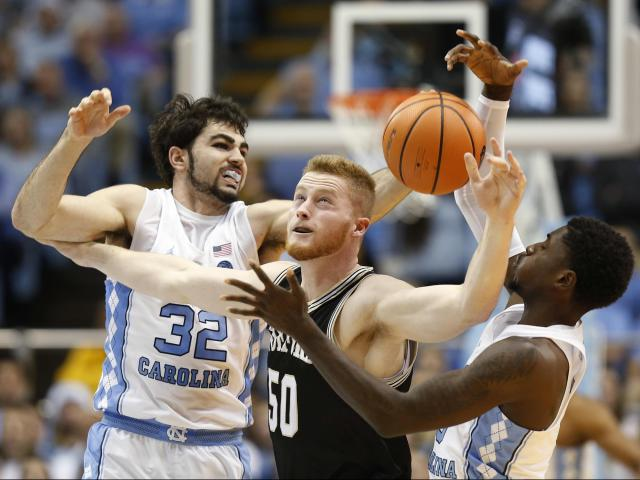
#> input picture solutions/ex5/images/basketball1.jpg, 640 x 480 px
$ python basketball_segmentation.py   (Python 2 division)
#> lines starting #> are read from the running program, lines starting #| are printed output that depends on the picture; after the words box and inside, x2 and y2 are one past the last pixel; in counts of white or black regions, pixels touching at a corner belong together
'''
Basketball segmentation
Based on the following two articles:
https://docs.opencv.org/3.1.0/da/d53/tutorial_py_houghcircles.html
https://www.pyimagesearch.com/2014/07/21/detecting-circles-images-using-opencv-hough-circles
'''
import cv2
import numpy as np

image_names = ['basketball1.jpg', 'basketball2.jpg', 'basketball3.jpg', 'basketball4.jpg', 'basketball5.jpg']


def show_image(image):
    '''
    Shows an image and waits for a keystroke
    :param image: numpy.ndarray
    '''
    cv2.imshow('image', image)
    print 'Hit Esc to continue'
    cv2.waitKey()
    cv2.destroyWindow('image')

def draw_circle_on_image(image, x, y, r):
    '''
    Draws a circle on a given image
    :param image: numpy.ndarray
    :param x: x coordinate of the circle (int)
    :param y: y coordinate of the circle (int)
    :param r: circle radius (int)
    '''
    cv2.circle(image, (x, y), r, (0, 255, 0), 4)

def create_circle_interior_mask(x, y, r, size):
    '''
    Creates a binary mask of a circle interior
    :param x: x coordinate of the circle (int)
    :param y: y coordinate of the circle (int)
    :param r: circle radius (int)
    :param size: mask size (tuple)
    :return: numpy.ndarray
    '''
    circle_mask = np.zeros(size)
    cv2.circle(circle_mask, (x, y), r, 255, -1)
    return circle_mask

def create_hsv_mask(image, lower_hue, lower_sat, lowe_val, upper_hue, upper_sat, upper_val):
    '''
    Creates an HSV mask of values in the color range
    Converts hue, saturation and value from http://colorizer.org/'s format to OpenCV
    :param image: np.ndarray
    :param lower_hue: int
    :param lower_sat: int
    :param lowe_val: int
    :param upper_hue: int
    :param upper_sat: int
    :param upper_val: int
    :return: numpy.ndarray
    '''
    hsv = cv2.cvtColor(image, cv2.COLOR_BGR2HSV)
    lower_color = np.array([lower_hue / 2, lower_sat * 255 / 100, lowe_val * 255 / 100])
    upper_color = np.array([upper_hue / 2, upper_sat * 255 / 100, upper_val * 255 / 100])
    hsv_mask = cv2.inRange(hsv, lower_color, upper_color)
    return hsv_mask

if __name__ == '__main__':

    for image_name in image_names:
        image = cv2.imread('images/' + image_name)
#> image is the input picture: shape (480, 640, 3); mean B, G, R 103.5, 111.5, 121.7

        hsv_mask = create_hsv_mask(image, 20, 60, 60, 40, 100, 100)
#> in create_hsv_mask, `hsv = cv2.cvtColor(image, cv2.COLOR_BGR2HSV)`: hsv: shape (480, 640, 3); mean H, S, V 48.2, 71.5, 128.5
#> in create_hsv_mask, `hsv_mask = cv2.inRange(hsv, lower_color, upper_color)`:
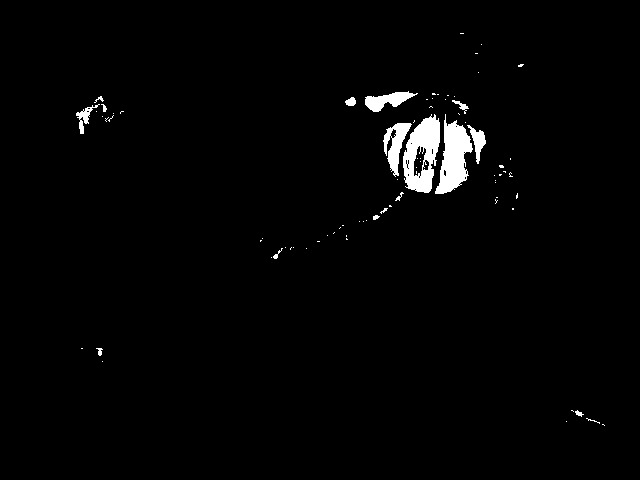
#> hsv_mask: shape (480, 640); 1.9% white; 80 white regions (65 under 20 px), largest, box (x1, y1, x2, y2) and area: (403, 114, 440, 193) 1789, (435, 114, 473, 194) 1629, (383, 123, 412, 177) 689
        # show_image(hsv_mask)

        gray = cv2.cvtColor(image, cv2.COLOR_BGR2GRAY)
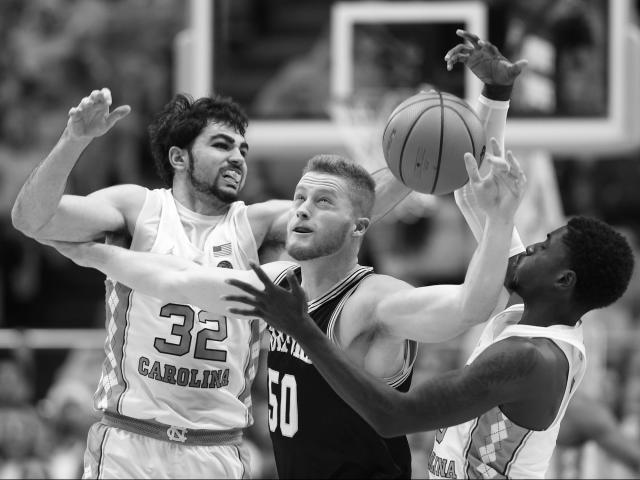
#> gray: shape (480, 640); min 0, max 255, mean 113.6
        circles = cv2.HoughCircles(gray, cv2.HOUGH_GRADIENT, 1.2, 200)
#> circles = [[387, 235.8, 150], [177, 222.6, 119.2], [531, 411, 77.4]]
        basketball_x = None
        basketball_y = None
        basketball_r = None
        max_correspondence = -np.inf
        if circles is not None:
            circles = np.round(circles[0, :]).astype('int')
#> circles = [[387, 236, 150], [177, 223, 119], [531, 411, 77]]
            for (x, y, r) in circles:
                circle_mask = create_circle_interior_mask(x, y, r, (np.size(image, 0), np.size(image, 1)))
                hsv_and_circle_mask = hsv_mask * circle_mask
                correspondence = float(np.count_nonzero(hsv_and_circle_mask)) / np.count_nonzero(circle_mask)
                if max_correspondence < correspondence:
                    max_correspondence = correspondence
                    basketball_x = x
                    basketball_y = y
                    basketball_r = r
#> this loop made 3 passes
#> (x, y, r, correspondence, max_correspondence, basketball_x, basketball_y, basketball_r) on pass 1: (387, 236, 150, 0.0744, 0.0744, 387, 236, 150)
#> (x, y, r, correspondence) on passes 2 to 3: (177, 223, 119, 0.000922), (531, 411, 77, 0.00308)
#> pass 1, `circle_mask = create_circle_interior_mask(x, y, r, (np.size(image, 0),..`:
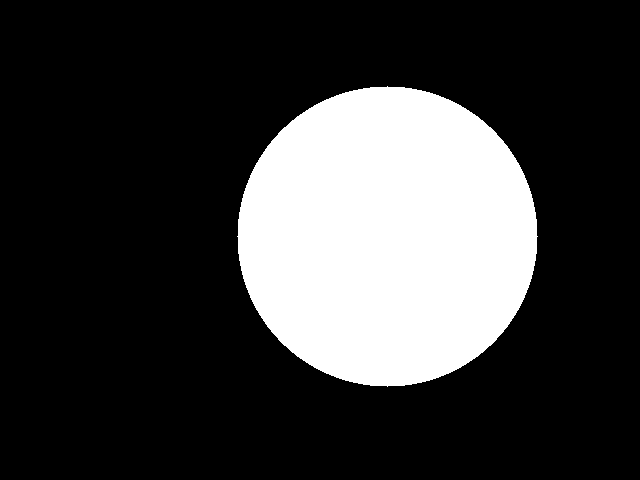
#> circle_mask: shape (480, 640) float64; 23% white; 1 white region, box (x1, y1, x2, y2) and area: (237, 86, 538, 387) 70681
#> pass 1, `hsv_and_circle_mask = hsv_mask * circle_mask`:
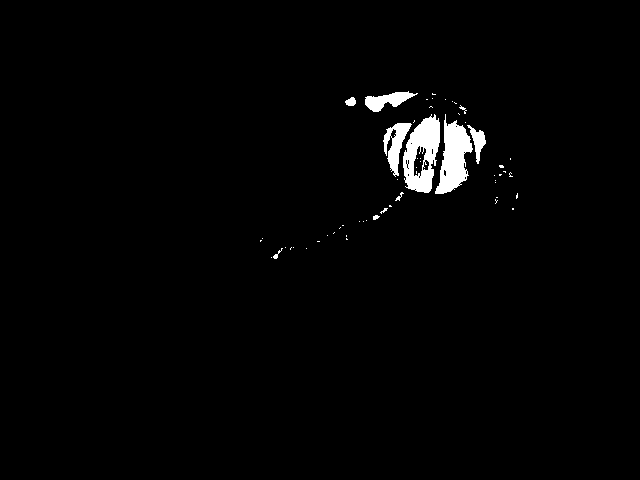
#> hsv_and_circle_mask: shape (480, 640) float64; values 0 (black) and 65025 (white), 1.7% white; 57 white regions (47 under 20 px), largest, box (x1, y1, x2, y2) and area: (403, 114, 440, 193) 1789, (435, 114, 473, 194) 1629, (383, 123, 412, 177) 689
#> pass 2, `hsv_and_circle_mask = hsv_mask * circle_mask`:
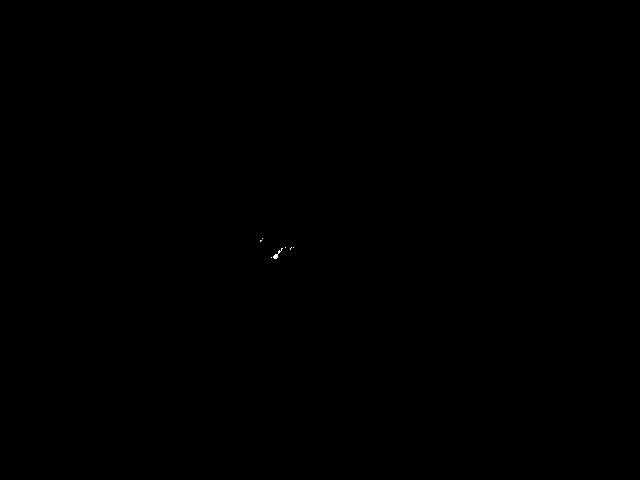
#> hsv_and_circle_mask: shape (480, 640) float64; values 0 (black) and 65025 (white), 0.01% white in thin lines or dots, all inside (x1, y1, x2, y2) = (260, 238, 294, 259)
#> after the loop:
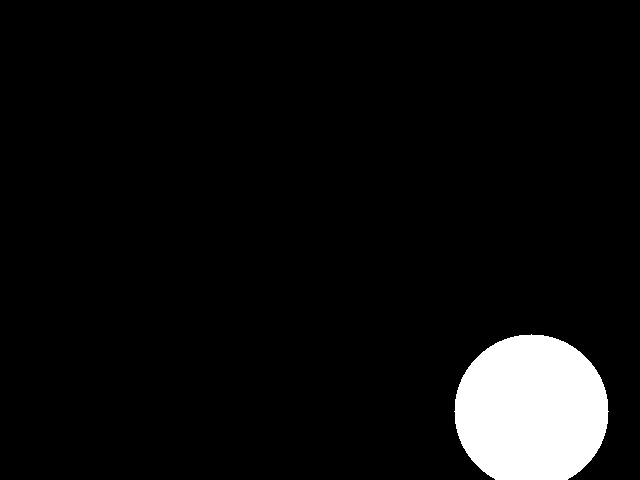
#> circle_mask: shape (480, 640) float64; 5.9% white; 1 white region, box (x1, y1, x2, y2) and area: (454, 334, 609, 480) 18204
#> after the loop: hsv_and_circle_mask: shape (480, 640) float64; values 0 (black) and 65025 (white), 0.02% white in thin lines or dots, all inside (x1, y1, x2, y2) = (566, 410, 605, 426)
#> after the loop, basketball_r = 150; basketball_x = 387; basketball_y = 236; max_correspondence = 0.0744
                    # show_image(circle_mask)
        else:
            print 'No circles found'

        draw_circle_on_image(image, basketball_x, basketball_y, basketball_r)
#> in draw_circle_on_image, `cv2.circle(image, (x, y), r, (0, 255, 0), 4)`:
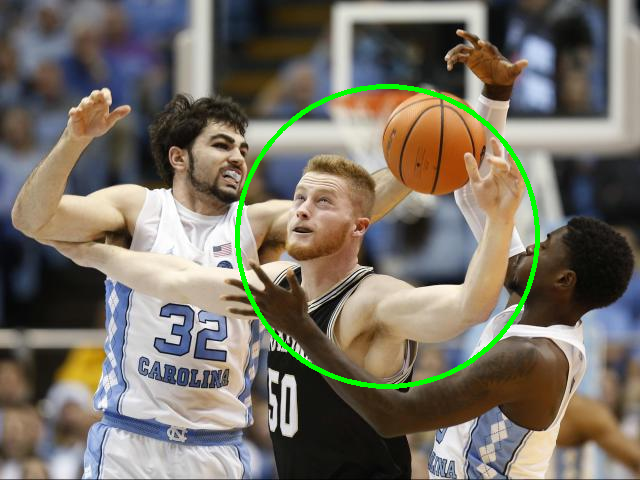
#> image: shape (480, 640, 3); 1.51% of pixels changed, all inside (x1, y1, x2, y2) = (235, 84, 540, 389)
        show_image(image)
#> pass 2 of the loop `for image_name in image_names:`:
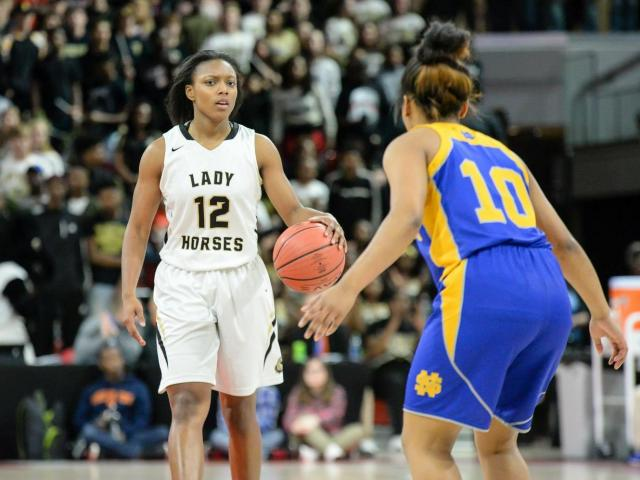
#> input picture solutions/ex5/images/basketball2.jpg, 640 x 480 px
#> image is the input picture: shape (480, 640, 3); mean B, G, R 98.9, 100.9, 104.7
#> hsv: shape (480, 640, 3); mean H, S, V 56.9, 80.6, 121.4
#> hsv_mask: shape (480, 640); 0.53% white; 77 white regions (65 under 20 px), largest, box (x1, y1, x2, y2) and area: (423, 181, 438, 236) 404, (622, 291, 640, 316) 265, (432, 424, 455, 442) 171
#> `circles = cv2.HoughCircles(gray, cv2.HOUGH_GRADIENT, 1.2, 200)`: circles = [[246.6, 154.2, 151.6], [465, 322.2, 139.7], [231, 361.8, 94.44], [43.8, 237, 128.2]]
#> `circles = np.round(circles[0, :]).astype('int')`: circles = [[247, 154, 152], [465, 322, 140], [231, 362, 94], [44, 237, 128]]
#> the loop `for (x, y, r) in circles:` made 4 passes
#> (x, y, r, correspondence, max_correspondence, basketball_x, basketball_y, basketball_r) on passes 1 to 2: (247, 154, 152, 0.00159, 0.00159, 247, 154, 152), (465, 322, 140, 0.0152, 0.0152, 465, 322, 140)
#> after the loop `for (x, y, r) in circles:`:
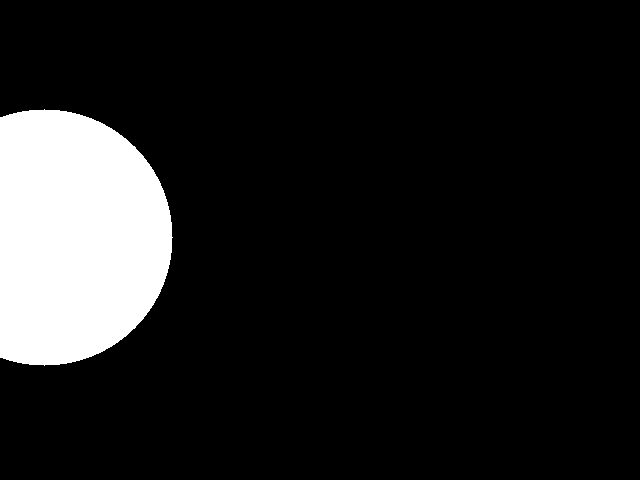
#> circle_mask: shape (480, 640) float64; 12% white; 1 white region, box (x1, y1, x2, y2) and area: (0, 109, 173, 366) 36867
#> after the loop `for (x, y, r) in circles:`: basketball_r = 140; basketball_x = 465; basketball_y = 322; max_correspondence = 0.0152
#> in draw_circle_on_image (call 2), `cv2.circle(image, (x, y), r, (0, 255, 0), 4)`:
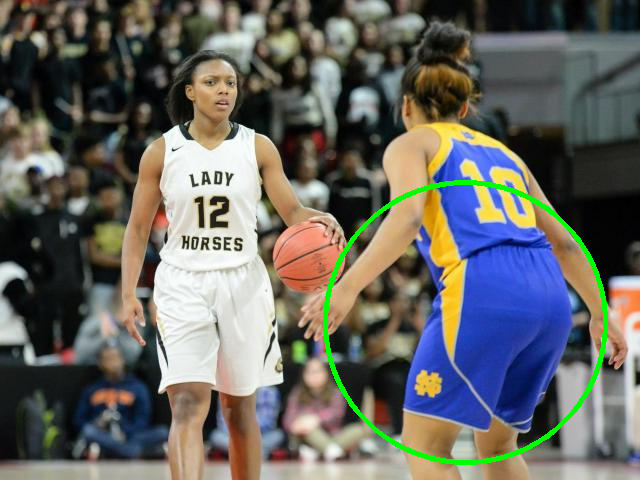
#> image: shape (480, 640, 3); 1.41% of pixels changed, all inside (x1, y1, x2, y2) = (323, 180, 608, 465)
#> pass 3 of the loop `for image_name in image_names:`:
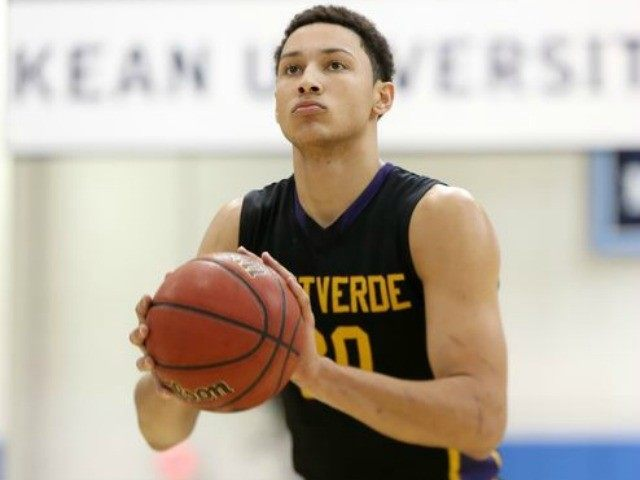
#> input picture solutions/ex5/images/basketball3.jpg, 640 x 480 px
#> image is the input picture: shape (480, 640, 3); mean B, G, R 161.4, 174.8, 185.8
#> hsv: shape (480, 640, 3); mean H, S, V 33.2, 58.6, 189.3
#> in create_hsv_mask (call 3), `hsv_mask = cv2.inRange(hsv, lower_color, upper_color)`:
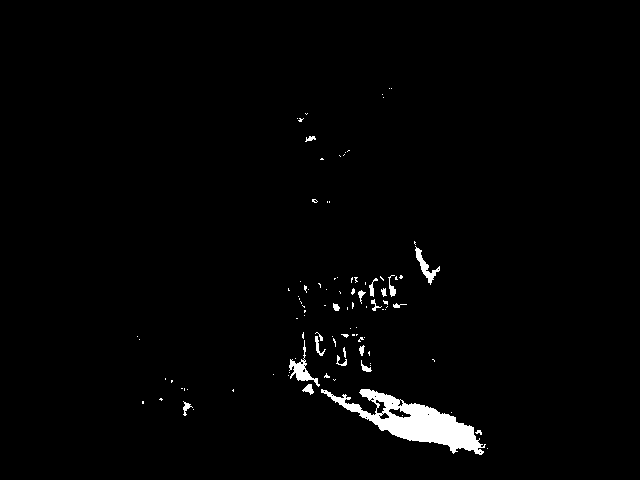
#> hsv_mask: shape (480, 640); 1.8% white; 101 white regions (81 under 20 px), largest, box (x1, y1, x2, y2) and area: (321, 389, 486, 455) 3742, (289, 340, 320, 387) 355, (415, 246, 440, 285) 262
#> `circles = cv2.HoughCircles(gray, cv2.HOUGH_GRADIENT, 1.2, 200)`: circles = [[211.8, 325.8, 69.48], [331.8, 77.4, 57.12]]
#> `circles = np.round(circles[0, :]).astype('int')`: circles = [[212, 326, 69], [332, 77, 57]]
#> the loop `for (x, y, r) in circles:` made 2 passes
#> (x, y, r, correspondence, max_correspondence, basketball_x, basketball_y, basketball_r) on passes 1 to 2: (212, 326, 69, 0.000803, 0.000803, 212, 326, 69), (332, 77, 57, 0.00186, 0.00186, 332, 77, 57)
#> after the loop `for (x, y, r) in circles:`: basketball_r = 57; basketball_x = 332; basketball_y = 77; max_correspondence = 0.00186
#> in draw_circle_on_image (call 3), `cv2.circle(image, (x, y), r, (0, 255, 0), 4)`:
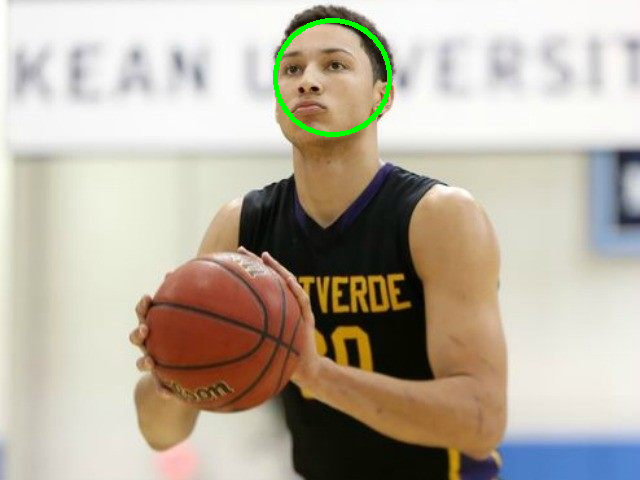
#> image: shape (480, 640, 3); 0.58% of pixels changed, all inside (x1, y1, x2, y2) = (273, 18, 392, 137)
#> the loop made 5 passes; the first 3 are shown
